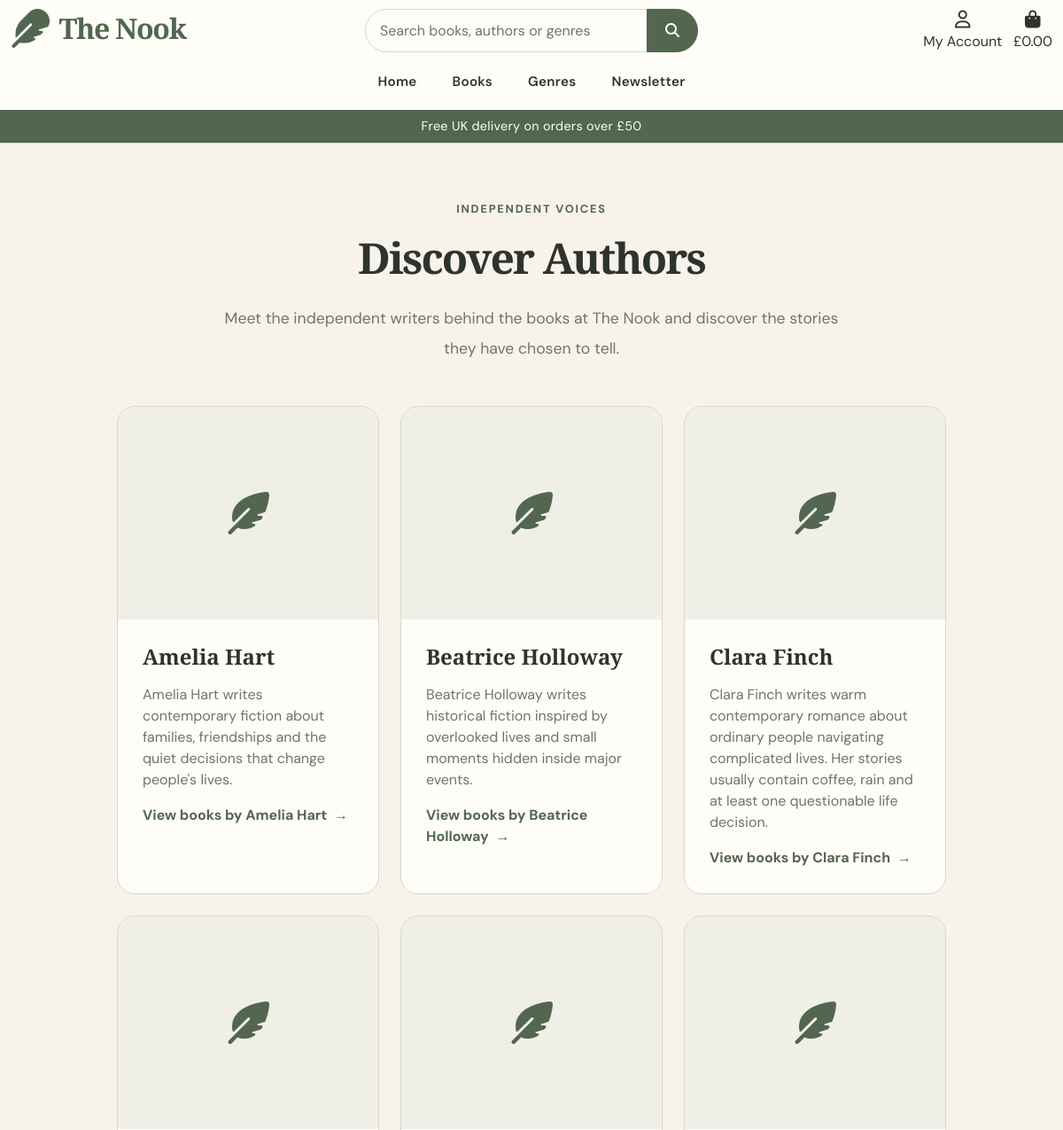
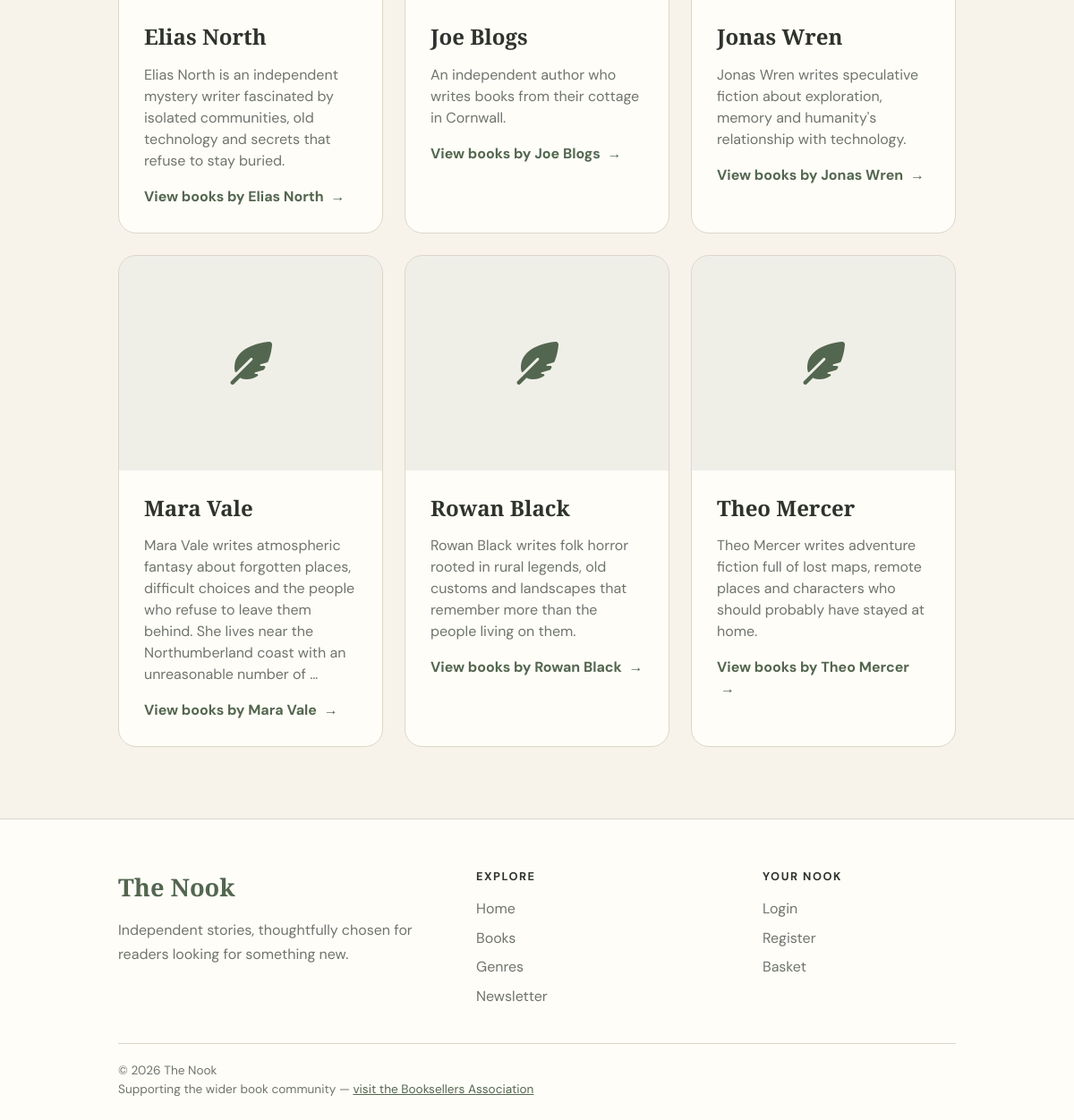
Screenshot of /authors/ with the database file from the repository (2 pictures, top to bottom).
### authors/models.py (models this page shows, shortened)
class AuthorProfile(models.Model):
    user = models.OneToOneField(
        settings.AUTH_USER_MODEL,
        on_delete=models.SET_NULL,
        null=True,
        blank=True,
        related_name='author_profile'
    )
    display_name = models.CharField(
        max_length=150
    )
    bio = models.TextField(
        blank=True
    )
    website = models.URLField(
        blank=True
    )
    profile_image = models.ImageField(
        upload_to='authors/',
        null=True,
        blank=True
    )
    is_approved = models.BooleanField(
        default=False
    )
    created_at = models.DateTimeField(
        auto_now_add=True
    )
    updated_at = models.DateTimeField(
        auto_now=True
    )
    class Meta:
        ordering = ['display_name']

### authors/views.py (the view)
def author_list(request):
    authors = (
        AuthorProfile.objects
        .filter(is_approved=True)
        .prefetch_related('books')
        .order_by('display_name')
    )
    context = {
        'authors': authors,
    }
    return render(
        request,
        'authors/author_list.html',
        context
    )

### authors/templates/authors/author_list.html (shortened to what this page needs)
{% extends "base.html" %}
{% block content %}
<section class="authors-page">
    <div class="container">
        <div class="authors-page-header text-center">
            <p class="section-eyebrow">
                Independent voices
            </p>
            <h1 class="section-heading logo-font">
                Discover Authors
            </h1>
            <p class="section-description">
                Meet the independent writers behind the books at The Nook
                and discover the stories they have chosen to tell.
            </p>
        </div>
        {% if authors %}
            <div class="row g-4">
                {% for author in authors %}
                    <div class="col-12 col-md-6 col-lg-4">
                        <article class="author-card">
                            <div class="author-card-image">
                                {% if author.profile_image %}
                                    <img
                                        src="{{ author.profile_image.url }}"
                                        alt="{{ author.display_name }}">
                                {% else %}
                                    <div class="author-card-placeholder">
                                        <i
                                            class="fa-solid fa-feather-pointed"
                                            aria-hidden="true">
                                        </i>
                                    </div>
                                {% endif %}
                            </div>
                            <div class="author-card-body">
                                <h2 class="logo-font">
                                    {{ author.display_name }}
                                </h2>
                                {% if author.bio %}
                                    <p>
                                        {{ author.bio|truncatewords:30 }}
                                    </p>
                                {% else %}
                                    <p>
                                        Independent author at The Nook.
                                    </p>
                                {% endif %}
                                <a
                                    href="{% url 'book_list' %}?q={{ author.display_name|urlencode }}"
                                    class="discover-link">
                                    View books by {{ author.display_name }}
                                    <span aria-hidden="true">→</span>
                                </a>
                            </div>
                        </article>
                    </div>
                {% endfor %}
            </div>
        {% endif %}
    </div>
</section>
{% endblock %}

### templates/base.html (shortened to what this page needs)
{% load static %}
<!doctype html>
<html lang="en">
<head>
  {% block corecss %}
  <link
    href="https://cdn.jsdelivr.net/npm/bootstrap@5.3.8/dist/css/bootstrap.min.css"
    rel="stylesheet">
  <link
    rel="stylesheet"
    href="https://cdnjs.cloudflare.com/ajax/libs/font-awesome/6.7.2/css/all.min.css">
  <link
    rel="stylesheet"
    href="{% static 'css/base.css' %}">
  {% endblock %}
</head>
<body>
  <header class="container-fluid sticky-top">
    <div
      id="topnav"
      class="row pt-lg-2 d-none d-lg-flex">
      <div
        class="col-12 col-lg-4 my-auto py-1 py-lg-0
        text-center text-lg-start">
        <a
          href="{% url 'home' %}"
          class="nav-link main-logo-link nook-brand">
          <img
            src="{% static 'images/feather-pen.png' %}"
            alt=""
            class="nook-brand-logo"
            aria-hidden="true">
          <span class="logo-font nook-logo">
            The Nook
          </span>
        </a>
      </div>
      <div
        class="col-12 col-lg-4 my-auto py-1 py-lg-0">
        <form
          method="GET"
          action="{% url 'book_list' %}"
          role="search">
          <div class="input-group w-100">
            <input
              class="form-control nook-search-input"
              type="text"
              name="q"
              placeholder="Search books, authors or genres"
              aria-label="Search books">
            <button
              class="btn nook-search-button"
              type="submit"
              aria-label="Submit search">
              <span class="icon">
                <i
                  class="fa-solid fa-magnifying-glass"
                  aria-hidden="true">
                </i>
              </span>
            </button>
          </div>
        </form>
      </div>
      <div
        class="col-12 col-lg-4 my-auto py-1 py-lg-0">
        <ul
          class="list-inline list-unstyled
          text-center text-lg-end my-0">
          <li class="list-inline-item dropdown">
            <a
              class="nook-header-link nav-link"
              href="#"
              id="user-options"
              data-bs-toggle="dropdown"
              aria-haspopup="true"
              aria-expanded="false">
              <div class="text-center">
                <div>
                  <i
                    class="fa-regular fa-user fa-lg"
                    aria-hidden="true">
                  </i>
                </div>
                <p class="my-0">
                  My Account
                </p>
              </div>
            </a>
          </li>
          <li class="list-inline-item">
            <a
              class="
              {% if grand_total %}
                nook-basket-active
              {% else %}
                nook-header-link
              {% endif %}
              nav-link"
              href="{% url 'view_bag' %}">
              <div class="text-center">
                <div>
                  <i
                    class="fa-solid fa-bag-shopping fa-lg"
                    aria-hidden="true">
                  </i>
                </div>
                <p class="my-0">
                  {% if total %}
                    £{{ total|floatformat:2 }}
                  {% else %}
                    £0.00
                  {% endif %}
                </p>
              </div>
            </a>
          </li>
        </ul>
      </div>
    </div>
    <div class="row nook-navbar-row">
      <nav
        class="navbar navbar-expand-lg navbar-light w-100"
        aria-label="Main navigation">
        {% include 'includes/main-nav.html' %}
      </nav>
    </div>
    {% block delivery_banner %}
    <div
      id="delivery-banner"
      class="row text-center">
      <div class="col">
        <p class="delivery-message my-2">
          Free UK delivery on orders over
          £{{ free_delivery_threshold }}
        </p>
      </div>
    </div>
    {% endblock %}
  </header>
  <main>
    {% block content %}
    {% endblock %}
  </main>
  {% include 'includes/footer.html' %}
</body>
</html>

### templates/includes/main-nav.html (shortened to what this page needs)
{% with current_url=request.resolver_match.url_name %}
<div class="collapse navbar-collapse" id="main-nav">
    <ul class="navbar-nav w-auto mx-auto nook-main-nav">
        <li class="nav-item">
            <a
                class="nav-link{% if current_url == 'home' %} active{% endif %}"
                href="{% url 'home' %}"
                >
                Home
            </a>
        </li>
        <li class="nav-item">
            <a
                class="nav-link{% if current_url == 'book_detail' or current_url == 'book_list' and request.GET.show_filters != '1' %} active{% endif %}"
                href="{% url 'book_list' %}"
                >
                Books
            </a>
        </li>
        <li class="nav-item">
            <a
                class="nav-link{% if current_url == 'book_list' and request.GET.show_filters == '1' %} active{% endif %}"
                href="{% url 'book_list' %}?show_filters=1#catalogue-filters"
                >
                Genres
            </a>
        </li>
        <li class="nav-item">
            <a
                class="nav-link"
                href="{% url 'home' %}#newsletter">
                Newsletter
            </a>
        </li>
    </ul>
</div>
{% endwith %}

### templates/includes/footer.html (shortened to what this page needs)
<footer class="site-footer">
    <div class="container">
        <div class="row g-4">
            <div class="col-12 col-lg-5">
                <a
                    href="{% url 'home' %}"
                    class="site-footer-brand logo-font">
                    The Nook
                </a>
                <p class="site-footer-description">
                    Independent stories, thoughtfully chosen for readers
                    looking for something new.
                </p>
            </div>
            <div class="col-6 col-lg-3">
                <h2 class="site-footer-heading">
                    Explore
                </h2>
                <nav aria-label="Footer navigation">
                    <ul class="site-footer-links">
                        <li>
                            <a href="{% url 'home' %}">
                                Home
                            </a>
                        </li>
                        <li>
                            <a href="{% url 'book_list' %}">
                                Books
                            </a>
                        </li>
                        <li>
                            <a href="{% url 'book_list' %}?show_filters=1#catalogue-filters">
                                Genres
                            </a>
                        </li>
                        <li>
                            <a href="{% url 'home' %}#newsletter">
                                Newsletter
                            </a>
                        </li>
                    </ul>
                </nav>
            </div>
            <div class="col-6 col-lg-3 offset-lg-1">
                <h2 class="site-footer-heading">
                    Your Nook
                </h2>
                <ul class="site-footer-links">
                    {% if request.user.is_authenticated %}
                        <li>
                            <a href="{% url 'profile' %}">
                                My Account
                            </a>
                        </li>
                        <li>
                            <a href="{% url 'author_dashboard' %}">
                                Author Dashboard
                            </a>
                        </li>
                        <li>
                            <a href="{% url 'account_logout' %}">
                                Logout
                            </a>
                        </li>
                    {% else %}
                        <li>
                            <a href="{% url 'account_login' %}">
                                Login
                            </a>
                        </li>
                        <li>
                            <a href="{% url 'account_signup' %}">
                                Register
                            </a>
                        </li>
                    {% endif %}
                    <li>
                        <a href="{% url 'view_bag' %}">
                            Basket
                        </a>
                    </li>
                </ul>
            </div>
        </div>
        <div class="site-footer-bottom">
            <p>
                &copy; {% now "Y" %} The Nook
            </p>
            <p>
                Supporting the wider book community —
                <a
                    href="https://www.booksellers.org.uk/"
                    target="_blank"
                    rel="noopener noreferrer"
                    class="site-footer-external-link">
                    visit the Booksellers Association
                </a>
            </p>
        </div>
    </div>
</footer>

### rows the page displays
AuthorProfile: display_name "Amelia Hart", bio "Amelia Hart writes contemporary fiction about families, friendships and the quiet decisions that change people's lives."
AuthorProfile: display_name "Beatrice Holloway", bio "Beatrice Holloway writes historical fiction inspired by overlooked lives and small moments hidden inside major events."
AuthorProfile: display_name "Clara Finch", bio "Clara Finch writes warm contemporary romance about ordinary people navigating complicated lives. Her stories usually contain coffee, rain and at least one questionable life decision."
AuthorProfile: display_name "Elias North", bio "Elias North is an independent mystery writer fascinated by isolated communities, old technology and secrets that refuse to stay buried."
AuthorProfile: display_name "Joe Blogs", bio "An independent author who writes books from their cottage in Cornwall."
AuthorProfile: display_name "Jonas Wren", bio "Jonas Wren writes speculative fiction about exploration, memory and humanity's relationship with technology."
AuthorProfile: display_name "Mara Vale", bio "Mara Vale writes atmospheric fantasy about forgotten places, difficult choices and the people who refuse to leave them behind. She lives near the Northumberland coast with an unreasonable number of …"
AuthorProfile: display_name "Rowan Black", bio "Rowan Black writes folk horror rooted in rural legends, old customs and landscapes that remember more than the people living on them."
AuthorProfile: display_name "Theo Mercer", bio "Theo Mercer writes adventure fiction full of lost maps, remote places and characters who should probably have stayed at home."

### other values shown
{{ free_delivery_threshold }} "50"
